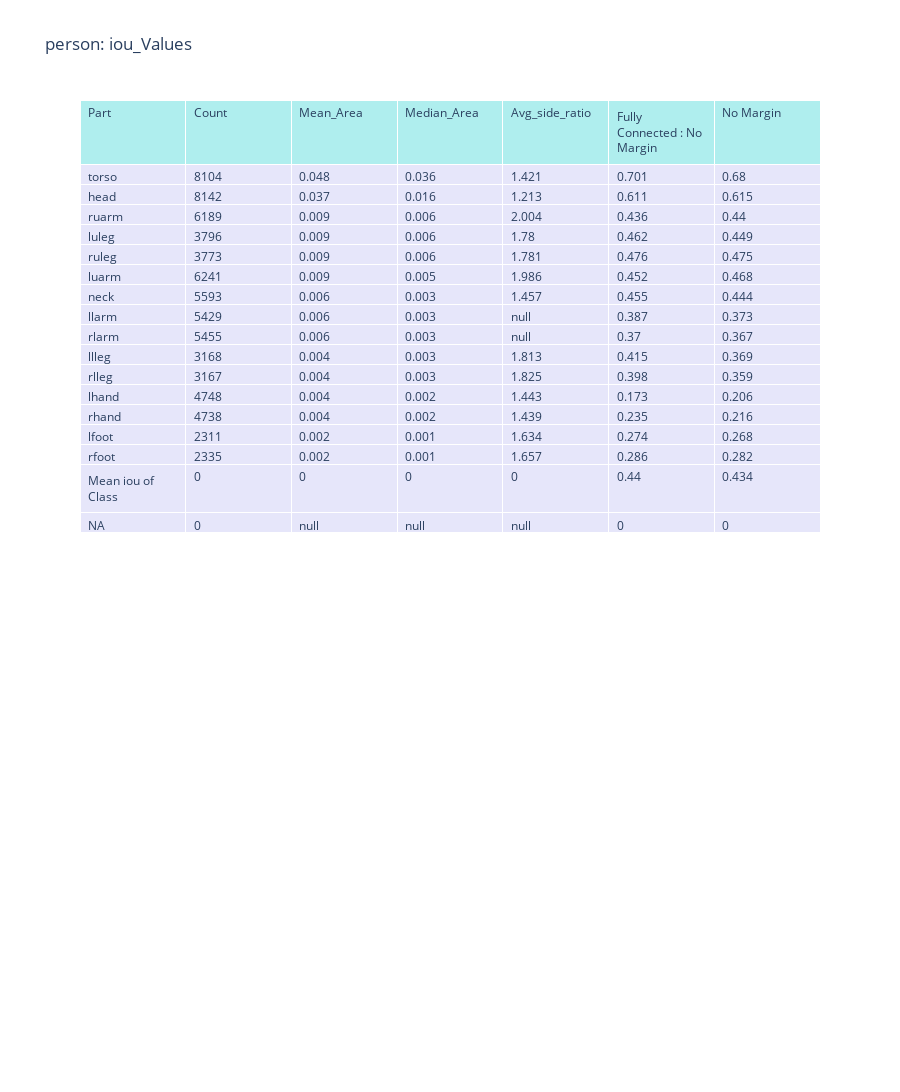

This figure's notebook cell:
### Code cell
# bird
#person
# cat
# horse
# cow
# dog
# sheep
import plotly.graph_objects as go
import pandas as pd
# df = pd.DataFrame(data)
current_class="person"
mean_list_final = []
median_list_final = []
for i in stats_dict_final[current_class]:
    mean_list_final.append(i[0])
    median_list_final.append(i[2])
    
part_list=list(part_labels[current_class].keys())
# print(len(part_list))
while len(part_list) != 16:
    part_list.append("NA")
part_list.append("Mean iou of Class")
counts_list=list(counts_dict_final[current_class])
counts_list.append(0)
mean_list_final.append(0)
median_list_final.append(0)

ratios_list=list(side_ratios_dict_final[current_class])
ratios_list.append(0)


temp_list_1=list(iou_loss_dict_final_1[current_class])
temp_list_1.append(round(class_iou(iou_loss_dict_final_1,counts_dict_final,current_class),3))
temp_list_2=list(iou_loss_dict_final_2[current_class])
temp_list_2.append(round(class_iou(iou_loss_dict_final_2,counts_dict_final,current_class),3))
temp_list_3=list(iou_loss_dict_final_3[current_class])
temp_list_3.append(round(class_iou(iou_loss_dict_final_3,counts_dict_final,current_class),3))
temp_list_4=list(iou_loss_dict_final_4[current_class])
temp_list_4.append(round(class_iou(iou_loss_dict_final_4,counts_dict_final,current_class),3))

data={
    "Part": part_list,
    "Count" : counts_list,
    "Mean_Area": mean_list_final,
    "Median_Area": median_list_final,
    "Avg_side_ratio": ratios_list,
    "Fully Connected : No Margin": temp_list_1,
    "No Margin": temp_list_2,
#     "Margin in Loss(MEAN)": temp_list_3,
#     "Margin not in Loss": temp_list_4
}
df = pd.DataFrame(data)

df_new=df.sort_values(by=['Median_Area'], ascending=False)

fig = go.Figure(data=[go.Table(
    header=dict(values=list(df_new.columns),
                fill_color='paleturquoise',
                align='left'),
    cells=dict(values=df_new.transpose().values.tolist(),
               fill_color='lavender',
               align='left'))
])

fig.update_layout(title= current_class + ": iou_Values",height=4000)
# fig.title(current_class + ": iou Values")
fig.show()

### Figure 1 — Plotly figure (JSON) as saved in the notebook; plotly's stock layout.template omitted (floating-point values rounded to 4 significant figures)
{"data": [{"cells": {"align": "left", "fill": {"color": "lavender"}, "values": [["torso", "head", "ruarm", "luleg", "ruleg", "luarm", "neck", "llarm", "rlarm", "llleg", "rlleg", "lhand", "rhand", "lfoot", "rfoot", "Mean iou of Class", "NA"], [8104, 8142, 6189, 3796, 3773, 6241, 5593, 5429, 5455, 3168, 3167, 4748, 4738, 2311, 2335, 0, 0], [0.048, 0.037, 0.009, 0.009, 0.009, 0.009, 0.006, 0.006, 0.006, 0.004, 0.004, 0.004, 0.004, 0.002, 0.002, 0, null], [0.036, 0.016, 0.006, 0.006, 0.006, 0.005, 0.003, 0.003, 0.003, 0.003, 0.003, 0.002, 0.002, 0.001, 0.001, 0, null], [1.421, 1.213, 2.004, 1.78, 1.781, 1.986, 1.457, null, null, 1.813, 1.825, 1.443, 1.439, 1.634, 1.657, 0, null], [0.701, 0.611, 0.436, 0.462, 0.476, 0.452, 0.455, 0.387, 0.37, 0.415, 0.398, 0.173, 0.235, 0.274, 0.286, 0.44, 0], [0.68, 0.615, 0.44, 0.449, 0.475, 0.468, 0.444, 0.373, 0.367, 0.369, 0.359, 0.206, 0.216, 0.268, 0.282, 0.434, 0]]}, "header": {"align": "left", "fill": {"color": "paleturquoise"}, "values": ["Part", "Count", "Mean_Area", "Median_Area", "Avg_side_ratio", "Fully Connected : No Margin", "No Margin"]}, "type": "table"}], "layout": {"height": 4000, "title": {"text": "person: iou_Values"}}}
